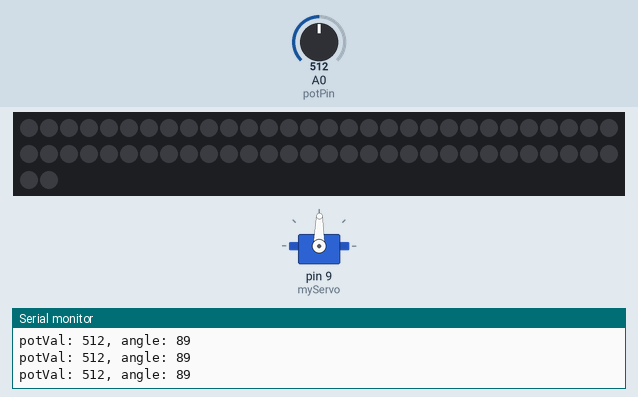
Simulated run of this sketch. Board: Arduino Uno, built with avr-gcc and run on an emulated ATmega328P. On the bench: 62 RGB LEDs in strip order, left to right, continuing on the next row, servo, the last lines printed to the serial monitor. The test bench sets the inputs (shaded band); at power-on: A0 (potPin) = 512.

Above: at 1.2 s.
1.3 s: A0 (potPin) set to 716
At 2.5 s:
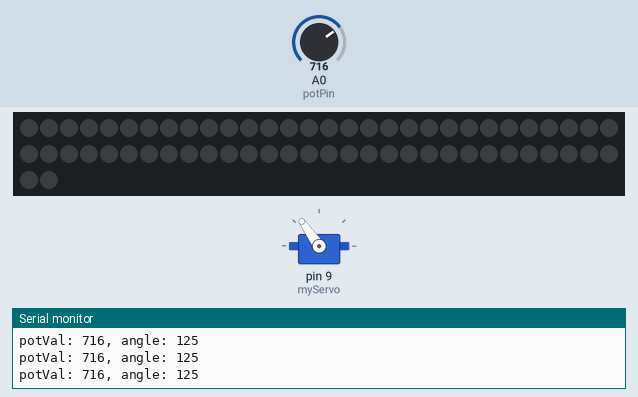
2.8 s: A0 (potPin) set to 900
At 3.1 s:
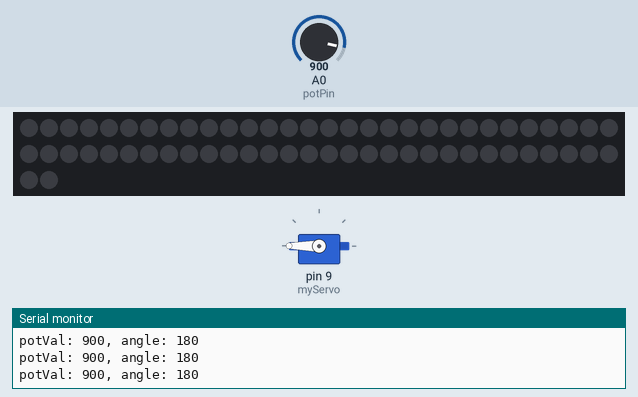
4.3 s: A0 (potPin) set to 306
At 4.6 s:
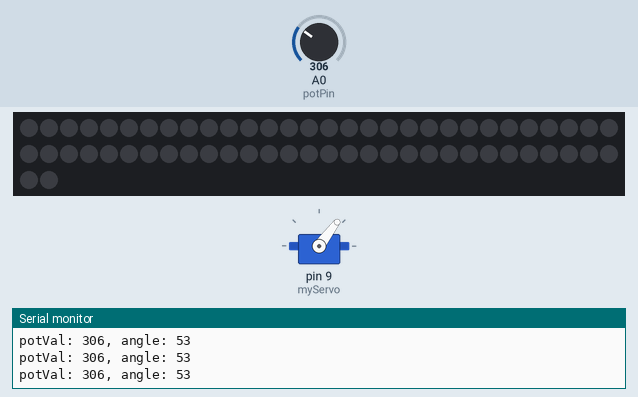
5.8 s: A0 (potPin) set to 140
At 6.1 s:
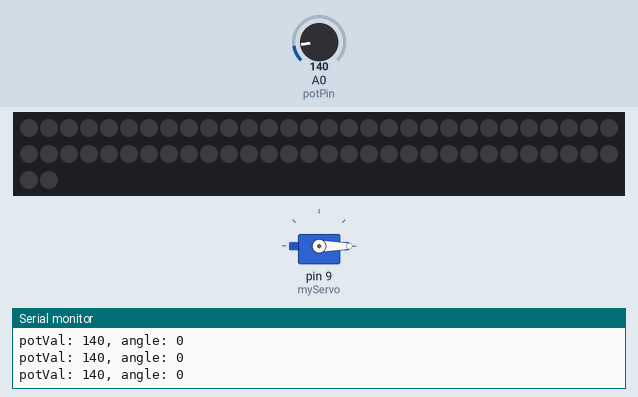
7.3 s: A0 (potPin) set to 511
At 8.5 s:
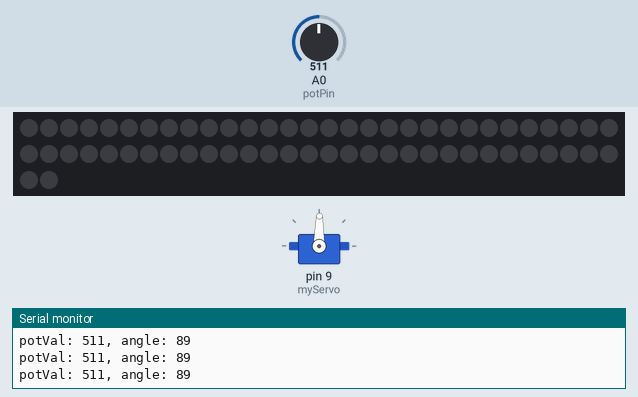
8.8 s: A0 (potPin) set to 189
At 10.0 s:
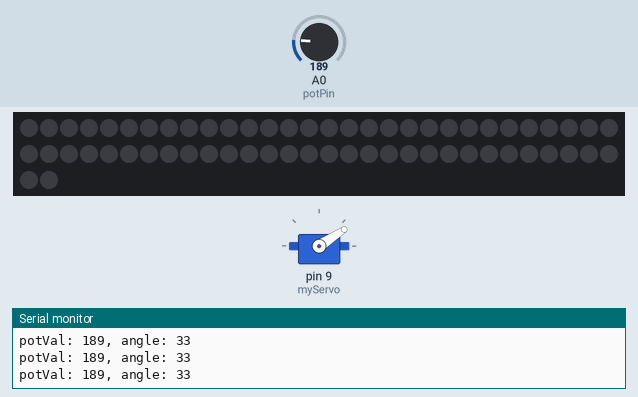
10.3 s: A0 (potPin) set to 160
Timing chart, 0 to 13.3 s (numbered marks = the images above; inputs shaded):
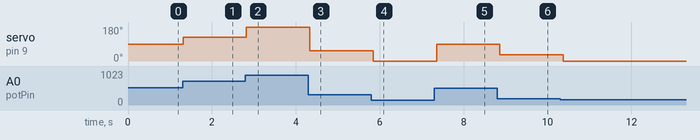

The sketch:

servo_test.ino
```cpp
#include <Adafruit_NeoPixel.h>
#ifdef __AVR__
#include <avr/power.h>
#endif

#define PIN 6

#define NUM_LEDS 62

#define BRIGHTNESS 100

#include <Servo.h>

Adafruit_NeoPixel strip = Adafruit_NeoPixel(NUM_LEDS, PIN, NEO_GRBW + NEO_KHZ800);

Servo myServo;  // create servo object to control a servo

int const potPin = A0; // analog pin used to connect the potentiometer
int potVal;  // variable to read the value from the analog pin
int angle;   // variable to hold the angle for the servo motor

void setup() {
  // This is for Trinket 5V 16MHz, you can remove these three lines if you are not using a Trinket
#if defined (__AVR_ATtiny85__)
  if (F_CPU == 16000000) clock_prescale_set(clock_div_1);
#endif
  // End of trinket special code

  strip.begin();
  strip.show(); // Initialize all pixels to 'off'
  strip.setBrightness(BRIGHTNESS);

  myServo.attach(9); // attaches the servo on pin 9 to the servo object
  Serial.begin(9600); // open a serial connection to your computer
}

void loop() {

  potVal = analogRead(potPin); // read the value of the potentiometer
  // print out the value to the Serial Monitor
  Serial.print("potVal: ");
  Serial.print(potVal);

  // scale the numbers from the pot
  angle = map(potVal, 0, 1023, 0, 179);

  if (angle >= 150) angle = 180;
  if (angle <= 30) angle = 0;

  // print out the angle for the servo motor
  Serial.print(", angle: ");
  Serial.println(angle);

  // set the servo position
  myServo.write(angle);

  // wait for the servo to get there
  delay(100);


}
```

Measured:
- after the input at 1.3 s, servo on pin 9 (myServo): 89° → 125° at once
- after the input at 2.8 s, servo on pin 9 (myServo): 125° → 180° at once
- after the input at 4.3 s, servo on pin 9 (myServo): 180° → 53° at once
- after the input at 5.8 s, servo on pin 9 (myServo): 53° → 0° at once
- after the input at 7.3 s, servo on pin 9 (myServo): 0° → 89° after 0.05 s
- after the input at 8.8 s, servo on pin 9 (myServo): 89° → 33° after 0.06 s
- after the input at 10.3 s, servo on pin 9 (myServo): 33° → 0° after 0.07 s
